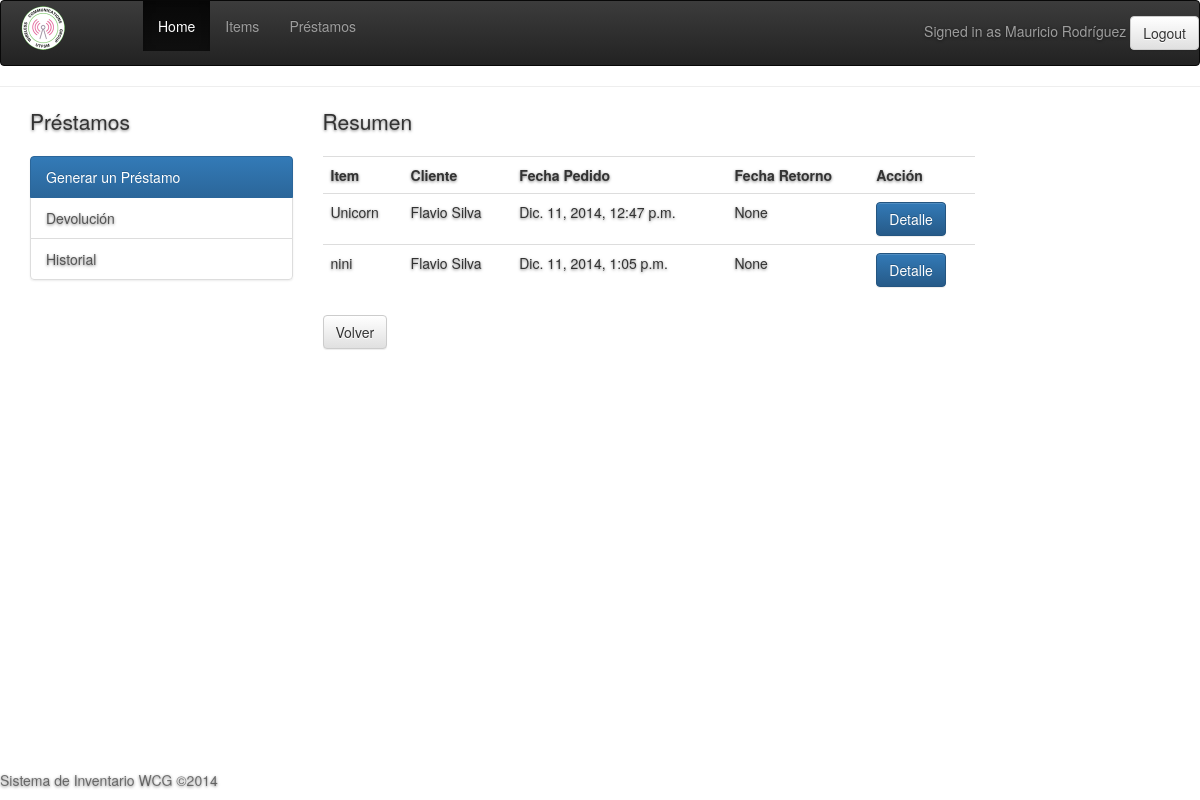
The page /list_loans/ (signed in) on the database its author committed.
### inventory/models.py (models this page shows, shortened)
class Loan(models.Model):
	client = models.ForeignKey(Client)
	item = models.ForeignKey(Item)
	loan_date = models.DateTimeField()
	return_date = models.DateTimeField(blank=True, null=True)
	is_active = models.BooleanField(default=True)

class Item(models.Model):
	ITEM_TYPE_CHOICES = (
		('Item', 'Item'),
		('Instrument', 'Instrument'),
		('Material', 'Material'),
		('Tool', 'Tool')
	)
	location = models.ForeignKey(Location)
	name = models.CharField(max_length=100)
	description = models.CharField(max_length=100)
	purchase_date = models.DateField()
	stock = models.IntegerField(default=1)
	item_type = models.CharField(max_length=10, choices=ITEM_TYPE_CHOICES, default='Item')
	photo = models.ImageField(upload_to="item_photo", blank=True, null=True)

class Client(models.Model):
	user = models.OneToOneField(User)
	rut = models.CharField(max_length=15)
	loans = models.ManyToManyField(Item, through='Loan', blank=True)

### inventory/views/loans.py (the view)
# urls.py: url(r'^list_loans/$'                        ,'inventory.views.loans.list_loans', name='loans_list'),
@login_required
def list_loans(request):
	if Administrator.objects.filter( user = request.user).exists():
		loans = Loan.objects.filter(is_active = True)
	elif Client.objects.filter(user = request.user).exists():
		loans = Loan.objects.filter(client = Client.objects.filter(user = request.user)).filter(is_active = True)
	else:
		return HttpResponseRedirect('/login')
	return render_to_response('loans_list.html',{'loans':loans,'isAdmin':Administrator.objects.filter( user = request.user).exists()}, context_instance=RequestContext(request))

### inventory/templates/loans_list.html (shortened to what this page needs)
{% extends 'base.html' %}
{% block contenido %}
<div class="container">
<div class="row">
<div class="col-md-3">
{% if isAdmin %}
    <p class="lead">
        Préstamos
    </p>
    <div class="list-group">
        <a class="list-group-item active" href="../register_loan">
            Generar un Préstamo
        </a>
        <a class="list-group-item" href="../loan_cancel_list">
            Devolución
        </a>
        <a class="list-group-item" href="../history_loan">
            Historial
        </a>
    </div>
    {% endif %}
</div>
<div class="col-md-7">
        <p class="lead">
            Resumen
        </p>
		<table class="table">
        <tr>
            <th>Item</th>
            <th>Cliente</th>
            <th>Fecha Pedido</th>
            <th>Fecha Retorno</th>
            <th>Acción</th>
        </tr>
        {% for loan in loans %}
        <tr>
            <td>{{ loan.item.name }}</td>
            <td>{{ loan.client.user.first_name}} {{ loan.client.user.last_name }}</td>
            <td>{{ loan.loan_date }}</td>
            <td>{{ loan.return_date }}</td>
            <td><a class="btn btn-primary" href="/loan/{{loan.id}}/">Detalle</a></td>
        </tr>
        {% endfor %}
    </table>
		<a class="btn btn-default" href="/dashboard">Volver</a>
</div>
</div>
</div>
{% endblock %}

### inventory/templates/base.html (shortened to what this page needs)
{% load bootstrap3 %}
<!DOCTYPE html>
<html lang='es'>
<head>
  <link rel='stylesheet' href='{{STATIC_URL}}css/base.css'>
  {% bootstrap_css %}
  <link rel="stylesheet" href="http://maxcdn.bootstrapcdn.com/bootstrap/3.2.0/css/bootstrap.min.css">
  <link rel="stylesheet" href="http://maxcdn.bootstrapcdn.com/bootstrap/3.2.0/css/bootstrap-theme.min.css">
</head>
  <header>
	<nav class="navbar navbar-inverse" role="navigation">
  <div class="container-fluid">
    <div class="navbar-header">
      <a class="navbar-brand" rel="home" href="#" title="WCG">
        <img style="max-width:50%; margin-top: -10px;"
             src="{{STATIC_URL}}img/logo.png"></a>
    </div>
    <div class="collapse navbar-collapse" id="bs-example-navbar-collapse-1">
        <ul class="nav navbar-nav">
        <li class="active"><a href="{{TEMPLATE_DIRS}}/dashboard">Home</a></li>
        <li><a href="{{TEMPLATE_DIRS}}/list_items">Items</a></li>
        <li><a href="{{TEMPLATE_DIRS}}/list_loans">Préstamos</a></li>
        </ul>
        <ul class="nav navbar-nav navbar-right">
        <p class="navbar-text navbar-right">Signed in as {{user.first_name|capfirst}} {{user.last_name|capfirst}} <a class="btn btn-default" href="/logout">
            	Logout</a></p>
      </ul>
      </div>
  </div>
</nav>
	<hr>
  </header>
		<body>
	    {% block contenido %}{% endblock %}
    <div class='mastfoot'>
  	  <p>Sistema de Inventario WCG &copy;2014</p>
    </div>
</body>
</html>

### inventory/static/css/base.css (style rules this page uses)
a, a:focus, a:hover { color: #fff; }
.btn-default, .btn-default:hover, .btn-default:focus { color: #333; text-shadow: none; background-color: #fff; border: 1px solid #fff; }
html,body { height: 100%; }
body { color: #000; text-align: left; text-shadow: 0 1px 3px rgba(0,0,0,.5); }
.mastfoot { color: #000000; color: rgba(0,0,0,.5); }
@media (min-width: 768px) { .mastfoot { position: fixed; bottom: 0; } }
@media (min-width: 768px) { .masthead, .mastfoot, .cover-container { width: 100%; } }
@media (min-width: 992px) { .masthead, .mastfoot, .cover-container { width: 700px; } }

### rows shown on the page
Loan: item.name "Unicorn", client.user.first_name "Flavio", client.user.last_name "Silva", loan_date "Dic. 11, 2014, 12:47 p.m.", return_date "None"
Loan: item.name "nini", client.user.first_name "Flavio", client.user.last_name "Silva", loan_date "Dic. 11, 2014, 1:05 p.m.", return_date "None"

### other values the page prints
{{ user.first_name|capfirst }} "Mauricio"
{{ user.last_name|capfirst }} "Rodríguez"
